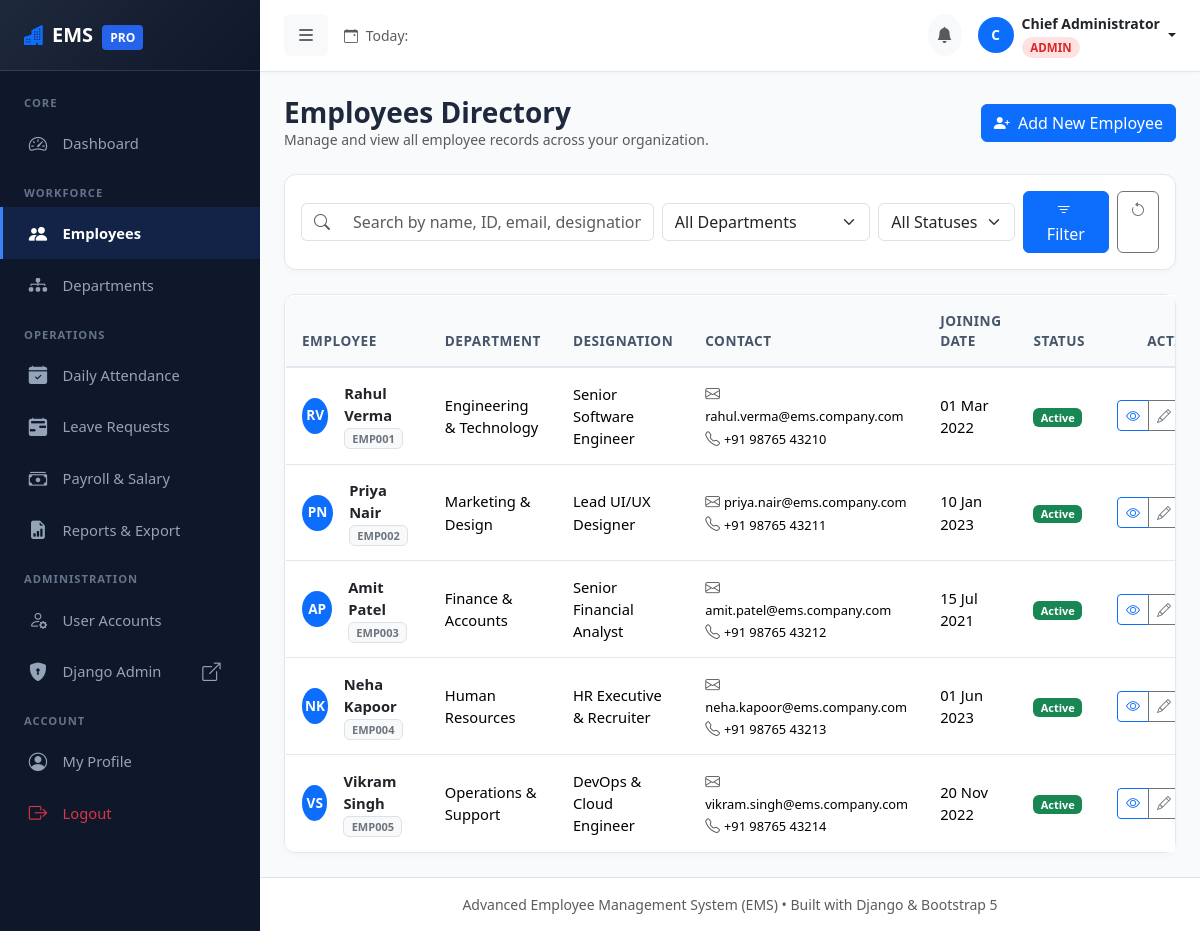
Screenshot of /employees/ (signed in) with the database file from the repository.
### employees/models.py (models this page shows, shortened)
class Employee(models.Model):
    GENDER_CHOICES = (
        ('Male', 'Male'),
        ('Female', 'Female'),
        ('Other', 'Other'),
    )
    STATUS_CHOICES = (
        ('ACTIVE', 'Active'),
        ('INACTIVE', 'Inactive'),
        ('ON_LEAVE', 'On Leave'),
        ('TERMINATED', 'Terminated'),
    )
    user = models.OneToOneField(User, on_delete=models.CASCADE, related_name='employee_profile')
    emp_id = models.CharField(max_length=20, unique=True, verbose_name="Employee ID")
    first_name = models.CharField(max_length=50)
    last_name = models.CharField(max_length=50)
    email = models.EmailField(unique=True)
    phone = models.CharField(max_length=20)
    gender = models.CharField(max_length=10, choices=GENDER_CHOICES)
    date_of_birth = models.DateField(verbose_name="Date of Birth")
    address = models.TextField()
    profile_photo = models.FileField(upload_to='employee_photos/', blank=True, null=True, verbose_name="Profile Photo")
    joining_date = models.DateField(verbose_name="Joining Date")
    department = models.ForeignKey(Department, on_delete=models.SET_NULL, null=True, blank=True, related_name='employees')
    designation = models.CharField(max_length=100)
    employment_status = models.CharField(max_length=20, choices=STATUS_CHOICES, default='ACTIVE')
    emergency_contact = models.CharField(max_length=100, blank=True, verbose_name="Emergency Contact")
    created_at = models.DateTimeField(auto_now_add=True)
    updated_at = models.DateTimeField(auto_now=True)
    class Meta:
        ordering = ['emp_id']
    @property
    def full_name(self):
        return f"{self.first_name} {self.last_name}"
    @property
    def photo_url(self):
        if self.profile_photo and hasattr(self.profile_photo, 'url'):
            return self.profile_photo.url
        return None

### departments/models.py (models this page shows, shortened)
class Department(models.Model):
    department_code = models.CharField(max_length=20, unique=True, verbose_name="Department Code")
    name = models.CharField(max_length=100, unique=True, verbose_name="Department Name")
    description = models.TextField(blank=True, verbose_name="Description")
    created_at = models.DateTimeField(auto_now_add=True)
    updated_at = models.DateTimeField(auto_now=True)
    class Meta:
        ordering = ['name']

### employees/views.py (the view, shortened to what this page needs)
# urls.py: path('', views.employee_list_view, name='employee_list'),
@login_required
@hr_or_admin_required
def employee_list_view(request):
    search_query = request.GET.get('search', '').strip()
    dept_id = request.GET.get('department', '').strip()
    status_filter = request.GET.get('status', '').strip()
    employees = Employee.objects.select_related('department', 'user').order_by('emp_id')
    if dept_id:
        employees = employees.filter(department_id=dept_id)
    if status_filter:
        employees = employees.filter(employment_status=status_filter)
    paginator = Paginator(employees, 10)
    page_number = request.GET.get('page')
    page_obj = paginator.get_page(page_number)
    departments = Department.objects.all()
    return render(request, 'employee_list.html', {
        'page_obj': page_obj,
        'departments': departments,
        'search_query': search_query,
        'selected_dept': dept_id,
        'selected_status': status_filter,
    })

### templates/employee_list.html (shortened to what this page needs)
{% extends 'base.html' %}
{% block content %}
<div class="d-flex flex-wrap justify-content-between align-items-center mb-4 gap-2">
    <div>
        <h3 class="fw-bold mb-0">Employees Directory</h3>
        <p class="text-muted small mb-0">Manage and view all employee records across your organization.</p>
    </div>
    <div>
        <a href="{% url 'employee_add' %}" class="btn btn-primary">
            <i class="bi bi-person-plus-fill me-1"></i> Add New Employee
        </a>
    </div>
</div>
<div class="card form-card mb-4">
    <div class="card-body p-3">
        <form method="GET" class="row g-2 align-items-center">
            <div class="col-md-5">
                <div class="input-group">
                    <span class="input-group-text bg-white border-end-0"><i class="bi bi-search text-muted"></i></span>
                    <input type="text" name="search" class="form-control border-start-0" placeholder="Search by name, ID, email, designation..." value="{{ search_query }}">
                </div>
            </div>
            <div class="col-md-3">
                <select name="department" class="form-select">
                    <option value="">All Departments</option>
                </select>
            </div>
            <div class="col-md-2">
                <select name="status" class="form-select">
                    <option value="">All Statuses</option>
                </select>
            </div>
            <div class="col-md-2 d-flex gap-2">
                <button type="submit" class="btn btn-primary w-100"><i class="bi bi-filter me-1"></i> Filter</button>
                <a href="{% url 'employee_list' %}" class="btn btn-outline-secondary" title="Reset Filters"><i class="bi bi-arrow-counterclockwise"></i></a>
            </div>
        </form>
    </div>
</div>
<div class="card form-card">
    <div class="card-body p-0">
        <div class="table-responsive">
            <table class="table table-hover align-middle mb-0 custom-table">
                <thead>
                    <tr>
                        <th>Employee</th>
                        <th>Department</th>
                        <th>Designation</th>
                        <th>Contact</th>
                        <th>Joining Date</th>
                        <th>Status</th>
                        <th class="text-end">Actions</th>
                    </tr>
                </thead>
                <tbody>
                    {% for emp in page_obj %}
                    <tr class="table-row-hover">
                        <td>
                            <div class="d-flex align-items-center">
                                {% if emp.photo_url %}
                                <img src="{{ emp.photo_url }}" alt="{{ emp.full_name }}" class="emp-table-avatar me-3">
                                {% else %}
                                <div class="emp-table-avatar me-3 bg-primary text-white">
                                    {{ emp.first_name|slice:":1" }}{{ emp.last_name|slice:":1" }}
                                </div>
                                {% endif %}
                                <div>
                                    <a href="{% url 'employee_detail' emp.pk %}" class="fw-bold text-decoration-none text-dark d-block">
                                        {{ emp.full_name }}
                                    </a>
                                    <small class="badge bg-light text-secondary border">{{ emp.emp_id }}</small>
                                </div>
                            </div>
                        </td>
                        <td>
                            <span class="fw-medium">{{ emp.department.name|default:"Unassigned" }}</span>
                        </td>
                        <td>{{ emp.designation }}</td>
                        <td>
                            <div><i class="bi bi-envelope text-muted me-1"></i><small>{{ emp.email }}</small></div>
                            <div><i class="bi bi-telephone text-muted me-1"></i><small>{{ emp.phone }}</small></div>
                        </td>
                        <td>{{ emp.joining_date|date:"d M Y" }}</td>
                        <td>
                            {% if emp.employment_status == 'ACTIVE' %}
                            <span class="badge bg-success">Active</span>
                            {% elif emp.employment_status == 'INACTIVE' %}
                            <span class="badge bg-secondary">Inactive</span>
                            {% elif emp.employment_status == 'ON_LEAVE' %}
                            <span class="badge bg-warning text-dark">On Leave</span>
                            {% else %}
                            <span class="badge bg-danger">Terminated</span>
                            {% endif %}
                        </td>
                        <td class="text-end">
                            <div class="btn-group btn-group-sm">
                                <a href="{% url 'employee_detail' emp.pk %}" class="btn btn-outline-primary" title="View Profile">
                                    <i class="bi bi-eye"></i>
                                </a>
                                <a href="{% url 'employee_edit' emp.pk %}" class="btn btn-outline-secondary" title="Edit Employee">
                                    <i class="bi bi-pencil"></i>
                                </a>
                            </div>
                        </td>
                    </tr>
                    {% endfor %}
                </tbody>
            </table>
        </div>
    </div>
</div>
{% endblock %}

### templates/base.html (shortened to what this page needs)
<!DOCTYPE html>
<html lang="en">
<head>
    <link href="https://cdn.jsdelivr.net/npm/bootstrap@5.3.3/dist/css/bootstrap.min.css" rel="stylesheet">
    <link rel="stylesheet" href="https://cdn.jsdelivr.net/npm/bootstrap-icons@1.11.3/font/bootstrap-icons.min.css">
    {% load static %}
    <link rel="stylesheet" href="{% static 'css/style.css' %}">
</head>
<body>
    {% if user.is_authenticated %}
    <div class="d-flex" id="wrapper">
        <div id="sidebar-wrapper">
            <div class="sidebar-heading d-flex align-items-center justify-content-between">
                <div>
                    <i class="bi bi-buildings-fill text-primary me-2"></i>EMS <span class="brand-badge ms-1">PRO</span>
                </div>
            </div>
            <div class="py-2">
                <div class="sidebar-category">Core</div>
                <a href="{% url 'dashboard' %}" class="sidebar-nav-item {% if request.resolver_match.url_name == 'dashboard' %}active{% endif %}">
                    <i class="bi bi-speedometer2"></i> Dashboard
                </a>
                {% if is_admin_user or is_hr_user %}
                <div class="sidebar-category">Workforce</div>
                <a href="{% url 'employee_list' %}" class="sidebar-nav-item {% if 'employees' in request.path and request.resolver_match.url_name != 'employee_self_edit' %}active{% endif %}">
                    <i class="bi bi-people-fill"></i> Employees
                </a>
                <a href="{% url 'department_list' %}" class="sidebar-nav-item {% if 'departments' in request.path %}active{% endif %}">
                    <i class="bi bi-diagram-3-fill"></i> Departments
                </a>
                {% endif %}
                <div class="sidebar-category">Operations</div>
                {% if is_admin_user or is_hr_user %}
                <a href="{% url 'attendance_list' %}" class="sidebar-nav-item {% if request.resolver_match.url_name == 'attendance_list' %}active{% endif %}">
                    <i class="bi bi-calendar-check-fill"></i> Daily Attendance
                </a>
                <a href="{% url 'leave_list' %}" class="sidebar-nav-item {% if request.resolver_match.url_name == 'leave_list' or request.resolver_match.url_name == 'leave_review' %}active{% endif %}">
                    <i class="bi bi-calendar2-range-fill"></i> Leave Requests
                </a>
                <a href="{% url 'salary_list' %}" class="sidebar-nav-item {% if request.resolver_match.url_name == 'salary_list' or request.resolver_match.url_name == 'salary_add' %}active{% endif %}">
                    <i class="bi bi-cash-stack"></i> Payroll & Salary
                </a>
                <a href="{% url 'reports' %}" class="sidebar-nav-item {% if 'reports' in request.path %}active{% endif %}">
                    <i class="bi bi-file-earmark-bar-graph-fill"></i> Reports & Export
                </a>
                {% endif %}
                {% if is_admin_user %}
                <div class="sidebar-category">Administration</div>
                <a href="{% url 'user_list' %}" class="sidebar-nav-item {% if request.resolver_match.url_name == 'user_list' or request.resolver_match.url_name == 'user_edit' %}active{% endif %}">
                    <i class="bi bi-person-gear"></i> User Accounts
                </a>
                <a href="/admin/" target="_blank" class="sidebar-nav-item">
                    <i class="bi bi-shield-lock-fill"></i> Django Admin <i class="bi bi-box-arrow-up-right ms-auto small"></i>
                </a>
                {% endif %}
                <div class="sidebar-category">Account</div>
                <a href="{% url 'profile' %}" class="sidebar-nav-item {% if request.resolver_match.url_name == 'profile' %}active{% endif %}">
                    <i class="bi bi-person-circle"></i> My Profile
                </a>
                <a href="{% url 'logout' %}" class="sidebar-nav-item text-danger">
                    <i class="bi bi-box-arrow-right"></i> Logout
                </a>
            </div>
        </div>
        <div id="page-content-wrapper">
            <nav class="navbar navbar-expand-lg top-navbar">
                <div class="container-fluid px-0">
                    <button class="btn btn-light border-0 me-3" id="sidebarToggle" type="button">
                        <i class="bi bi-list fs-5"></i>
                    </button>
                    <div class="d-none d-md-flex align-items-center">
                        <span class="text-muted small">
                            <i class="bi bi-calendar-event me-1"></i> Today: {{ today|date:"l, d F Y" }}
                        </span>
                    </div>
                    <div class="ms-auto d-flex align-items-center gap-3">
                        <div class="dropdown">
                            <a class="btn btn-light position-relative rounded-circle p-2" href="#" role="button" data-bs-toggle="dropdown" aria-expanded="false">
                                <i class="bi bi-bell-fill text-muted"></i>
                            </a>
                        </div>
                        <div class="dropdown">
                            <a class="d-flex align-items-center text-decoration-none dropdown-toggle text-dark" href="#" role="button" data-bs-toggle="dropdown" aria-expanded="false">
                                {% if current_employee and current_employee.photo_url %}
                                <img src="{{ current_employee.photo_url }}" alt="Profile" class="navbar-user-avatar me-2">
                                {% else %}
                                <div class="emp-table-avatar me-2 bg-primary text-white">
                                    {{ user.first_name|default:user.username|slice:":1"|upper }}
                                </div>
                                {% endif %}
                                <div class="d-none d-lg-block text-start me-1">
                                    <div class="fw-bold small">{{ user.first_name|default:user.username }} {{ user.last_name }}</div>
                                    <span class="role-badge role-{{ user_role|lower }}">{{ user_role }}</span>
                                </div>
                            </a>
                        </div>
                    </div>
                </div>
            </nav>
            <main class="container-fluid p-4">
                {% block content %}{% endblock %}
            </main>
            <footer class="mt-auto py-3 bg-white border-top text-center text-muted small">
                <div class="container-fluid">
                    Advanced Employee Management System (EMS) &bull; Built with Django &amp; Bootstrap 5
                </div>
            </footer>
        </div>
    </div>
    {% endif %}
</body>
</html>

### rows the page displays
Employee: first_name "R", last_name "V", full_name "Rahul Verma", emp_id "EMP001", department.name "Engineering & Technology", designation "Senior Software Engineer", email "rahul.verma@ems.company.com", phone "+91 98765 43210", joining_date "01 Mar 2022", employment_status "Active"
Employee: first_name "P", last_name "N", full_name "Priya Nair", emp_id "EMP002", department.name "Marketing & Design", designation "Lead UI/UX Designer", email "priya.nair@ems.company.com", phone "+91 98765 43211", joining_date "10 Jan 2023", employment_status "Active"
Employee: first_name "A", last_name "P", full_name "Amit Patel", emp_id "EMP003", department.name "Finance & Accounts", designation "Senior Financial Analyst", email "amit.patel@ems.company.com", phone "+91 98765 43212", joining_date "15 Jul 2021", employment_status "Active"
Employee: first_name "N", last_name "K", full_name "Neha Kapoor", emp_id "EMP004", department.name "Human Resources", designation "HR Executive & Recruiter", email "neha.kapoor@ems.company.com", phone "+91 98765 43213", joining_date "01 Jun 2023", employment_status "Active"
Employee: first_name "V", last_name "S", full_name "Vikram Singh", emp_id "EMP005", department.name "Operations & Support", designation "DevOps & Cloud Engineer", email "vikram.singh@ems.company.com", phone "+91 98765 43214", joining_date "20 Nov 2022", employment_status "Active"

### other values shown
{{ user.first_name|default:user.username|slice:":1"|upper }} "C"
{{ user.first_name|default:user.username }} "Chief"
{{ user.last_name }} "Administrator"
{{ user_role }} "ADMIN"
